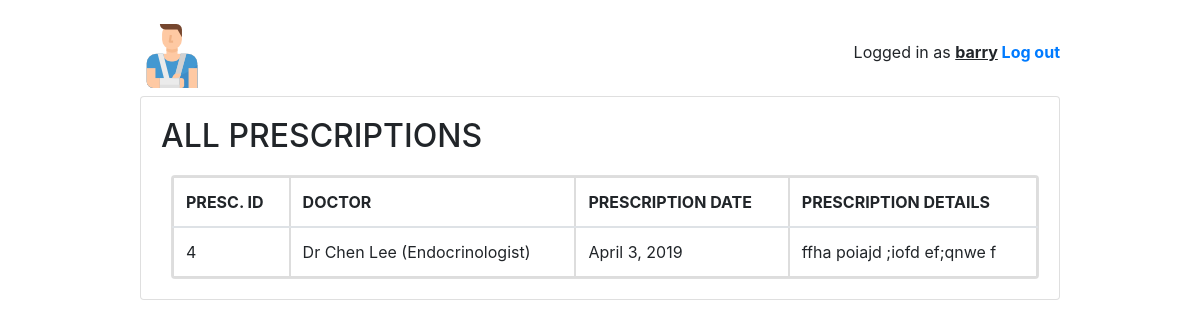
The page /home/patient/pro/4 (signed in) on the database as committed earlier.
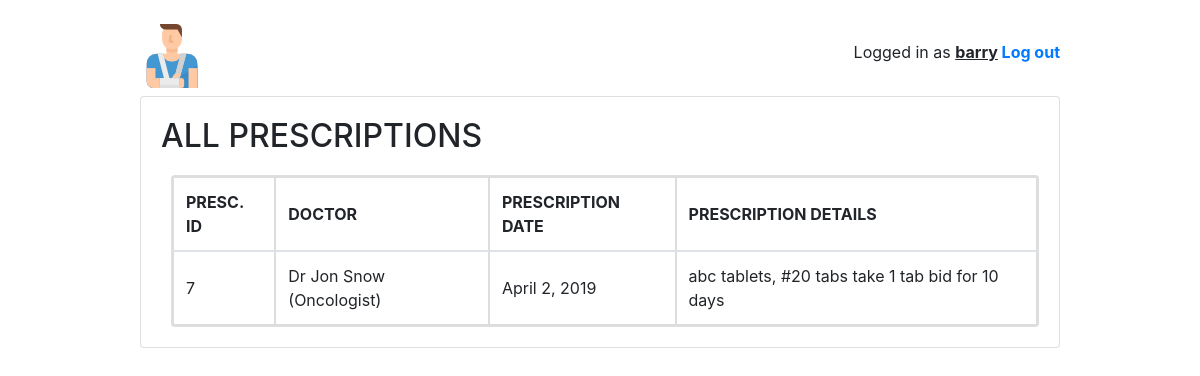
The same page on the database as committed later.
### home/models.py (models this page shows, shortened)
class User(AbstractUser):
    is_patient = models.BooleanField(default=False)
    is_doctor = models.BooleanField(default=False)
    is_pharmacist = models.BooleanField(default=False)

class Prescription(models.Model):
    patient = models.ForeignKey(Patient, on_delete=models.SET_NULL, null=True)
    doctor = models.ForeignKey(Doctor, on_delete=models.SET_NULL, null=True)
    dop = models.DateField('Prescription Date', null=True, blank=False)
    desc = models.CharField('Prescription Details', null=True, max_length=150)
    class Meta:
        ordering = ['-dop']

class Doctor(models.Model):
    GENDER_CHOICES = [('M', 'Male'), ('F', 'Female')]
    user = models.OneToOneField(User, on_delete=models.CASCADE)
    ssn = models.IntegerField('SSN', blank=False, primary_key=True)
    first_name = models.CharField('First Name', max_length=50, blank=False)
    last_name = models.CharField('Last Name', max_length=50, blank=False)
    gender = models.CharField(max_length=3, choices=GENDER_CHOICES, default='M')
    email = models.EmailField('Email', max_length=40, blank=True, null=True, unique=True)
    specialty = models.CharField(max_length=50, default='ENT')
    def __str__(self):
        return f'{self.first_name} {self.last_name} ({self.specialty})'
    class Meta:
        ordering = ['ssn']

### home/views/patient.py (the view)
# urls.py: path('pro/<int:pk>', patient.PatientDetailView.as_view(), name='patient_detail'),
@method_decorator([login_required, patient_required], name='dispatch')
class PatientDetailView(DetailView):
    model = Patient
    template_name = 'home/patient/patient_detail.html'

### home/templates/home/patient/patient_detail.html (shortened to what this page needs)
<!DOCTYPE html>
{% extends "base.html" %}
{% block content %}
<h2>ALL PRESCRIPTIONS</h2>
<div class="card" style="margin-left: 10px; margin-top: 20px">
    <table class="table mb-0">
      <thead>
        <tr>
          <th class="align-middle">PRESC. ID</th>
          <th class="align-middle">DOCTOR</th>
          <th class="align-middle">PRESCRIPTION DATE</th>
          <th class="align-middle">PRESCRIPTION DETAILS</th>
        </tr>
      </thead>
      <tbody>
        {% for p in user.patient.prescription_set.all %}
          <tr>
            <td class="align-middle" style="text-align: left">{{p.id}}</td>
            <td class="align-middle" style="text-align: left">Dr {{p.doctor}}</td>
            <td class="align-middle" style="text-align: left">{{p.dop}}</td>
            <td class="align-middle" style="text-align: left">{{p.desc}}</td>
          </tr>
        {% empty %}
          <tr>
            <td class="bg-light text-center font-italic" colspan="5">There are no prescriptions.</td>
          </tr>
        {% endfor %}
      </tbody>
    </table>
  </div>
{% endblock %}

### templates/base.html (shortened to what this page needs)
<!DOCTYPE html>
{% load static %}
<html lang="en">
<head>
    <link rel="stylesheet" href="https://maxcdn.bootstrapcdn.com/bootstrap/4.0.0/css/bootstrap.min.css">
    <link rel="stylesheet" type="text/css" href="{% static 'vendor/fontello-2f186091/css/fontello.css' %}">
    <link rel="stylesheet" type="text/css" href="{% static 'css/app.css' %}">
    {% if user.is_authenticated and user.is_patient %}
        <link rel="stylesheet" type="text/css" href="{% static 'css/patients.css' %}">
    {% elif user.is_authenticated and user.is_doctor %}
        <link rel="stylesheet" type="text/css" href="{% static 'css/doctors.css' %}">
    {% elif user.is_authenticated and user.is_pharmacist %}
        <link rel="stylesheet" type="text/css" href="{% static 'css/pharmacist.css' %}">
    {% else %}
        <link rel="stylesheet" type="text/css" href="{% static 'css/all.css' %}">
    {% endif %}
</head>
<body>
<div class="container my-4">
  <div class="row justify-content-center">
    <div class="col-md-10 col-sm-12">
      <div class="row">
        <div class="col-6">
            {% if user.is_authenticated and user.is_doctor %}
                <h1 class="logo"><a href="{% url 'index' %}"><img src="{% static 'images/doctor.png' %}"></a></h1>
            {% elif user.is_authenticated and user.is_patient %}
                <h1 class="logo"><a href="{% url 'index' %}"><img src="{% static 'images/patient.png' %}"></a></h1>
            {% elif user.is_authenticated and user.is_pharmacist %}
                <h1 class="logo"><a href="{% url 'index' %}"><img src="{% static 'images/phar.png' %}"></a></h1>
            {% else %}
                <h1 class="logo"><a href="{% url 'index' %}"><img src="{% static 'images/medical-history.png' %}"></a></h1>
            {% endif %}
        </div>
        <div class="col-6 text-right">
          {% if user.is_authenticated %}
            <p class="pt-3">Logged in as <strong><u>{{ user.username }}</u> <a href="{% url 'logout' %}">Log out</a></strong></p>
          {% else %}
            <a href="{% url 'login' %}" class="btn btn-light" role="button">Log in</a>
            <a href="{% url 'signup' %}" class="btn btn-primary" role="button">Sign up</a>
          {% endif %}
        </div>
      </div>
      <div class="card mb-3">
        <div class="card-body">
          {% block content %}
          {% endblock %}
        </div>
      </div>
    </div>
  </div>
</div>
</body>
</html>

### home/static/css/app.css (style rules this page uses)
.logo { font-family: 'Clicker Script', cursive; }
.logo a { color: #212529; text-decoration: none; }

### home/static/css/patients.css (style rules this page uses)
body { background-image: url( http://api.thumbr.it/whitenoise-361x370.png?); }

### home/templates/home/patient/patient_detail.html (style rules this page uses)
table, th, td { border: 2px solid #ddd; text-align: left; }
table { border-collapse: collapse; width: 100%; }
th, td { padding: 10px; }

Rows that differ between the two databases and show on the page:
removed Prescription: id "4", doctor "Chen Lee (Endocrinologist)", dop "April 3, 2019", desc "ffha poiajd ;iofd ef;qnwe f"
added Prescription: id "7", doctor "Jon Snow (Oncologist)", dop "April 2, 2019", desc "abc tablets, #20 tabs take 1 tab bid for 10 days"
